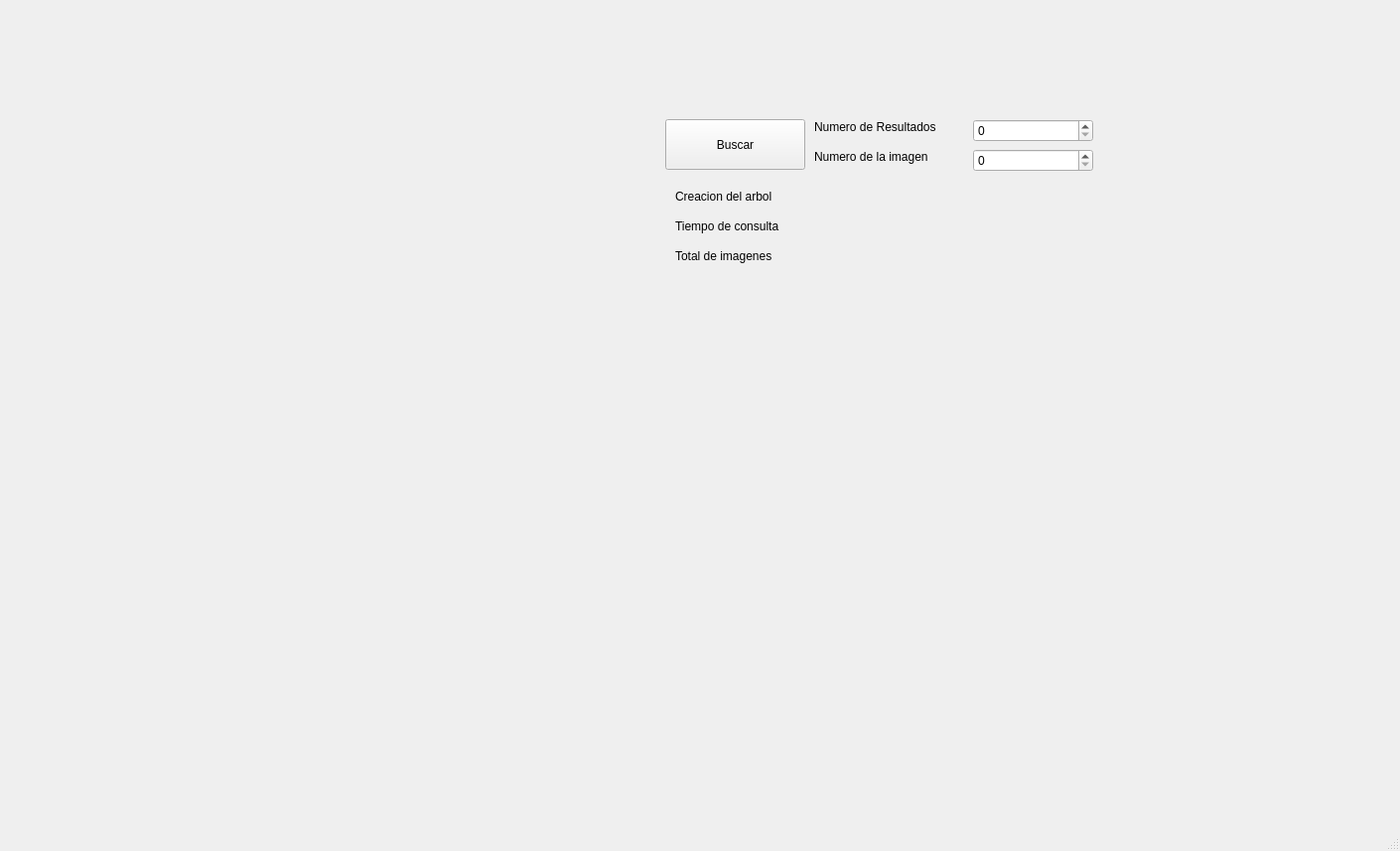
<?xml version="1.0" encoding="UTF-8"?>
<ui version="4.0">
 <class>MainWindow</class>
 <widget class="QMainWindow" name="MainWindow">
  <property name="geometry">
   <rect>
    <x>0</x>
    <y>0</y>
    <width>1410</width>
    <height>857</height>
   </rect>
  </property>
  <property name="windowTitle">
   <string>VpTree</string>
  </property>
  <widget class="QWidget" name="centralWidget">
   <property name="autoFillBackground">
    <bool>false</bool>
   </property>
   <widget class="QWidget" name="horizontalLayoutWidget">
    <property name="geometry">
     <rect>
      <x>30</x>
      <y>520</y>
      <width>1351</width>
      <height>251</height>
     </rect>
    </property>
    <layout class="QHBoxLayout" name="imgLayout">
     <property name="spacing">
      <number>5</number>
     </property>
     <property name="sizeConstraint">
      <enum>QLayout::SetDefaultConstraint</enum>
     </property>
     <property name="leftMargin">
      <number>0</number>
     </property>
     <property name="topMargin">
      <number>0</number>
     </property>
     <property name="rightMargin">
      <number>0</number>
     </property>
     <property name="bottomMargin">
      <number>0</number>
     </property>
    </layout>
   </widget>
   <widget class="QWidget" name="horizontalLayoutWidget_2">
    <property name="geometry">
     <rect>
      <x>270</x>
      <y>120</y>
      <width>321</width>
      <height>301</height>
     </rect>
    </property>
    <layout class="QHBoxLayout" name="resultLayout"/>
   </widget>
   <widget class="QPushButton" name="pushButton">
    <property name="geometry">
     <rect>
      <x>670</x>
      <y>120</y>
      <width>141</width>
      <height>51</height>
     </rect>
    </property>
    <property name="text">
     <string>Buscar</string>
    </property>
   </widget>
   <widget class="QLabel" name="label">
    <property name="geometry">
     <rect>
      <x>820</x>
      <y>120</y>
      <width>141</width>
      <height>16</height>
     </rect>
    </property>
    <property name="text">
     <string>Numero de Resultados</string>
    </property>
   </widget>
   <widget class="QLabel" name="label_2">
    <property name="geometry">
     <rect>
      <x>820</x>
      <y>150</y>
      <width>131</width>
      <height>16</height>
     </rect>
    </property>
    <property name="text">
     <string>Numero de la imagen</string>
    </property>
   </widget>
   <widget class="QLabel" name="label_3">
    <property name="geometry">
     <rect>
      <x>680</x>
      <y>190</y>
      <width>121</width>
      <height>16</height>
     </rect>
    </property>
    <property name="text">
     <string>Creacion del arbol</string>
    </property>
   </widget>
   <widget class="QLabel" name="labelCreacion">
    <property name="geometry">
     <rect>
      <x>820</x>
      <y>190</y>
      <width>91</width>
      <height>16</height>
     </rect>
    </property>
    <property name="text">
     <string/>
    </property>
   </widget>
   <widget class="QLabel" name="label_5">
    <property name="geometry">
     <rect>
      <x>680</x>
      <y>220</y>
      <width>121</width>
      <height>16</height>
     </rect>
    </property>
    <property name="text">
     <string>Tiempo de consulta</string>
    </property>
   </widget>
   <widget class="QLabel" name="labelConsulta">
    <property name="geometry">
     <rect>
      <x>820</x>
      <y>220</y>
      <width>91</width>
      <height>16</height>
     </rect>
    </property>
    <property name="text">
     <string/>
    </property>
   </widget>
   <widget class="QLabel" name="label_4">
    <property name="geometry">
     <rect>
      <x>680</x>
      <y>250</y>
      <width>121</width>
      <height>16</height>
     </rect>
    </property>
    <property name="text">
     <string>Total de imagenes</string>
    </property>
   </widget>
   <widget class="QLabel" name="labelTotal">
    <property name="geometry">
     <rect>
      <x>820</x>
      <y>250</y>
      <width>101</width>
      <height>16</height>
     </rect>
    </property>
    <property name="text">
     <string/>
    </property>
   </widget>
   <widget class="QSpinBox" name="spinBox">
    <property name="geometry">
     <rect>
      <x>980</x>
      <y>150</y>
      <width>121</width>
      <height>23</height>
     </rect>
    </property>
   </widget>
   <widget class="QSpinBox" name="spinResult">
    <property name="geometry">
     <rect>
      <x>980</x>
      <y>120</y>
      <width>121</width>
      <height>23</height>
     </rect>
    </property>
   </widget>
  </widget>
  <widget class="QMenuBar" name="menuBar">
   <property name="geometry">
    <rect>
     <x>0</x>
     <y>0</y>
     <width>1410</width>
     <height>19</height>
    </rect>
   </property>
  </widget>
  <widget class="QStatusBar" name="statusBar"/>
 </widget>
 <layoutdefault spacing="6" margin="11"/>
 <resources/>
 <connections/>
</ui>
